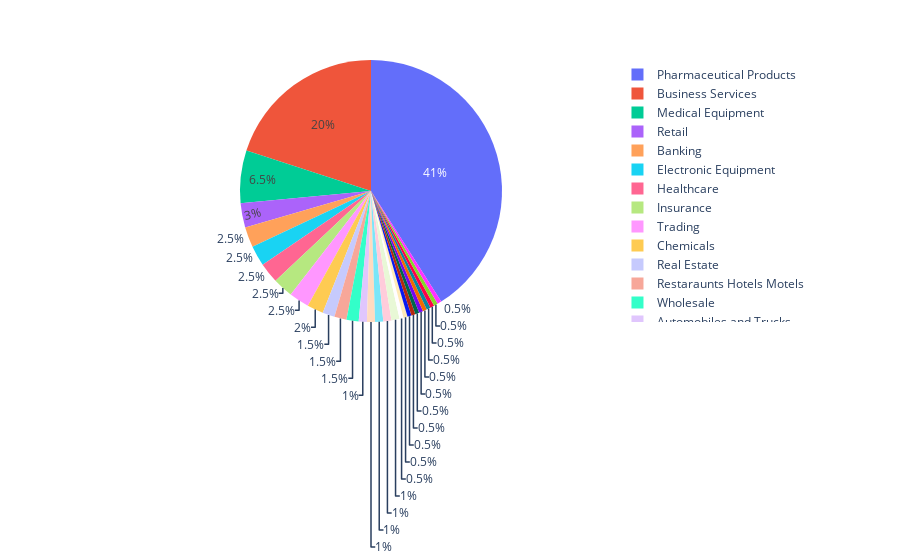

Notebook cell for this chart:
### Code cell
worst = df[df.portfolio=="worst"]
counts = worst.groupby("famaindustry").predict.count()
counts = counts.rename(index={"Almost Nothing": "Other"})
counts = counts.reset_index()
counts.columns = ["industry", "count"]

fig = px.pie(counts, values="count", names="industry")

fig.show()

### Figure 1 — Plotly figure (JSON) as saved in the notebook; plotly's stock layout.template omitted (floating-point values rounded to 4 significant figures)
{"data": [{"domain": {"x": [0, 1], "y": [0, 1]}, "hovertemplate": "industry=%{label}<br>count=%{value}<extra></extra>", "labels": ["Aircraft", "Apparel", "Automobiles and Trucks", "Banking", "Business Services", "Chemicals", "Communication", "Construction Materials", "Consumer Goods", "Electrical Equipment", "Electronic Equipment", "Food Products", "Healthcare", "Insurance", "Machinery", "Measuring and Control Equipment", "Medical Equipment", "Non-Metallic and Industrial Metal Mining", "Personal Services", "Pharmaceutical Products", "Precious Metals", "Real Estate", "Recreation", "Restaraunts Hotels Motels", "Retail", "Textiles", "Trading", "Transportation", "Wholesale"], "legendgroup": "", "name": "", "showlegend": true, "type": "pie", "values": [1, 1, 2, 5, 40, 4, 2, 1, 2, 2, 5, 1, 5, 5, 1, 1, 13, 1, 2, 82, 1, 3, 1, 3, 6, 1, 5, 1, 3]}], "layout": {"legend": {"tracegroupgap": 0}, "margin": {"t": 60}}}
